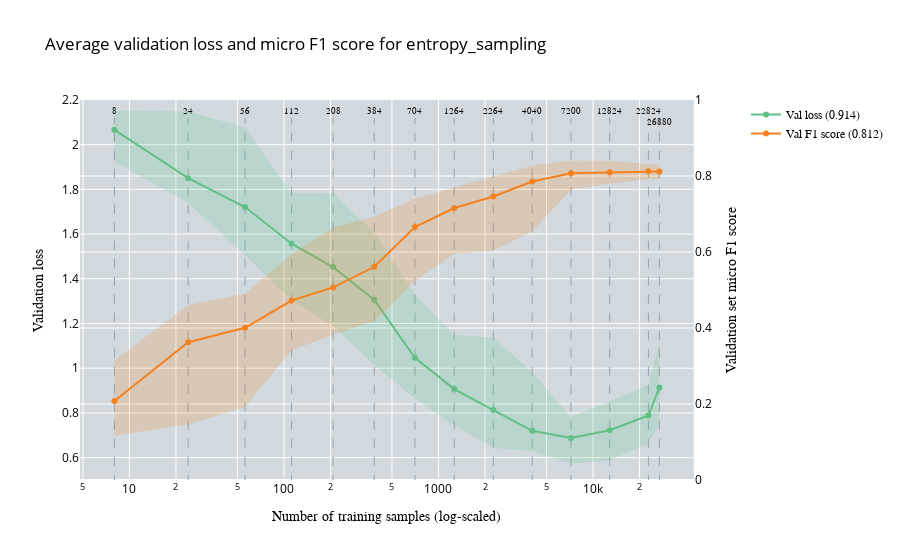
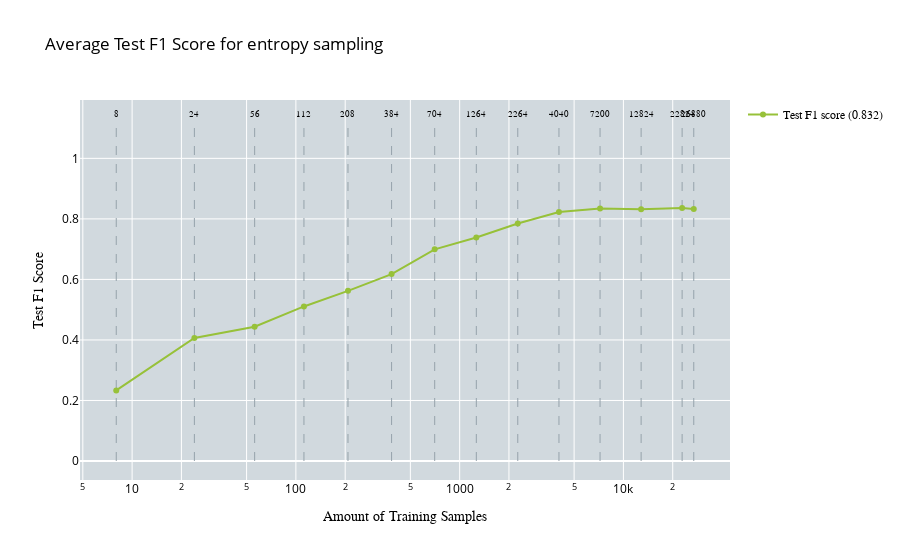

The code cell stored with these charts, in order, in its notebook:
### Code cell
import pickle
import pandas as pd
import numpy as np
import plotly.graph_objects as go
import plotly.subplots as subplots
import os

# Define the root folder
root_folder = "/home/woody/iwfa/iwfa044h/CleanLab_Test/ActiveLearningApproaches/EOD/DInoS/multiclass/AL/ES"

# Folder names for all runs
run_folders = [f"run{i}" for i in range(1, 11)]

# Define corresponding filenames
'''pickle_filenames = [f"AL_entropy_sampling_results_for_multiclass_classification_s4{i+2}.pickle" for i in range(10)]
csv_filenames = [f"training_history_s4{i+2}.csv" for i in range(10)]'''
# Define corresponding filenames
pickle_filenames = [f"AL_entropy_sampling_results_for_multiclass_classification_s{42 + i}.pickle" if i < 8 else f"AL_entropy_sampling_results_for_multiclass_classification_s{50 + (i - 8)}.pickle" for i in range(10)]
csv_filenames = [f"training_history_s{42 + i}.csv" if i < 8 else f"training_history_s{50 + (i - 8)}.csv" for i in range(10)]


# Initialize accumulators for averaging
performance_test_data_all = []
performance_all = []

# Number of samples for each iteration
no_of_samples = [8, 24, 56, 112, 208, 384, 704, 1264, 2264, 4040, 7200, 12824, 22824, 26880]

# Loop through each run folder and collect the data
for i in range(10):
    # Construct file paths
    pickle_path = os.path.join(root_folder, run_folders[i], pickle_filenames[i])
    csv_path = os.path.join(root_folder, run_folders[i], csv_filenames[i])
    
    # Print which pickle file is being loaded
    print(f"Loading pickle file for run {i+1}: {pickle_path}")
    
    # Load test F1 scores from pickle file
    with open(pickle_path, 'rb') as pickle_file:
        average_confidence_results = pickle.load(pickle_file)
        performance_test_data_all.append(average_confidence_results["test_f1_scores_micro"])
    
    # Print which CSV file is being loaded
    print(f"Loading CSV file for run {i+1}: {csv_path}")
    
    # Load CSV for validation loss and F1 scores
    df = pd.read_csv(csv_path)
    df['iteration'] = (df['epoch'] == 1).cumsum()
    
    performance = []
    for j in range(1, 15):  # Start from 2 and go up to 14 (inclusive)
        iteration_data = df[df['iteration'] == j]
        performance.append({
            'val_loss': iteration_data['valid_loss'].tolist(),
            'val_f1_score': iteration_data['valid_f1'].tolist()
        })
    
    performance_all.append(performance)

# Aggregate results
min_length = min(len(no_of_samples), *[len(perf) for perf in performance_all])
no_of_samples = no_of_samples[:min_length]

average_performance = []
for i in range(min_length):
    avg_val_loss = np.mean([run[i]['val_loss'][-1] for run in performance_all])
    avg_val_f1 = np.mean([run[i]['val_f1_score'][-1] for run in performance_all])
    average_performance.append({'val_loss': avg_val_loss, 'val_f1_score': avg_val_f1})

average_test_f1 = np.mean(performance_test_data_all, axis=0)

def plot_validation_performance(performance, no_of_samples, min_max_values, title, x_axes, y_axes, y_axes_secondary):
    fig = subplots.make_subplots(specs=[[{"secondary_y": True}]])
    fig.update_layout(plot_bgcolor='rgb(209, 217, 222)')

    # Add dashed lines for sample numbers and text labels on top of the graph
    # Add dashed lines for sample numbers and text labels on top of the graph
    samples_text = [str(f) for f in no_of_samples]
    for i, (line, label) in enumerate(zip(no_of_samples, samples_text)):
        fig.add_trace(go.Scatter(
            x=[line, line],
            y=[0, 2.12],
            mode='lines',
            line=dict(dash='dash', color='rgb(149, 162, 171)', width=1),
            showlegend=False
        ))

        # Adjust the y-position for the last value to avoid collision
        y_position = 2.13 if i < len(no_of_samples) - 1 else 2.08

        fig.add_trace(go.Scatter(
            x=[line],
            y=[y_position],
            mode='text',
            marker=dict(size=0),
            text=[label],
            textposition='top center',
            showlegend=False,
            textfont=dict(family='Arial', color='black', size=8.5)
        ))

    # Adjust the y-axis range to avoid extra space
    fig.update_yaxes(range=[0.5, 2.2], secondary_y=False)
    fig.update_yaxes(range=[0, 1], secondary_y=True)


    loss = []
    f1 = []

    for i in range(len(performance)):
        if isinstance(performance[i], dict):
            # Ensure that the keys 'val_loss' and 'val_f1_score' are present in each entry
            if "val_loss" in performance[i] and "val_f1_score" in performance[i]:
                loss.append(performance[i]["val_loss"])  # Directly collect the scalar validation loss
                f1.append(performance[i]["val_f1_score"])  # Directly collect the scalar validation F1 score
            else:
                print(f"Missing 'val_loss' or 'val_f1_score' in performance entry {i}")
        else:
            print(f"Invalid performance entry at index {i}, expected dictionary, got {type(performance[i])}")

    # Add the shaded region (fluctuation range) for validation loss
    min_val_loss, max_val_loss, min_val_f1, max_val_f1 = min_max_values
    fig.add_trace(go.Scatter(
        x=no_of_samples + no_of_samples[::-1],
        y=list(max_val_loss) + list(min_val_loss)[::-1],
        fill='toself',
        fillcolor='rgba(97, 192, 134, 0.2)',  # Add transparency
        line=dict(width=0),  # No border for shaded region
        showlegend=False  # Don't show a separate legend entry for the shaded region
    ), secondary_y=False)

    # Add the shaded region (fluctuation range) for validation F1 score
    fig.add_trace(go.Scatter(
        x=no_of_samples + no_of_samples[::-1],
        y=list(max_val_f1) + list(min_val_f1)[::-1],
        fill='toself',
        fillcolor='rgba(245, 130, 31, 0.2)',  # Add transparency
        line=dict(width=0),  # No border for shaded region
        showlegend=False  # Don't show a separate legend entry for the shaded region
    ), secondary_y=True)

    # Add traces for validation loss and validation F1 score
    fig.add_trace(go.Scatter(
        x=no_of_samples,
        y=loss,
        name=f"Val loss ({loss[-1]:.3f})",
        marker=dict(color='rgb(97,192,134)'),
        textfont=dict(family="Arial", size=11),
        line=dict(width=2)
    ), secondary_y=False)

    fig.add_trace(go.Scatter(
        x=no_of_samples,
        y=f1,
        name=f"Val F1 score ({f1[-1]:.3f})",
        marker=dict(color='rgb(245,130,31)'),
        textfont=dict(family="Arial", size=11),
        line=dict(width=2)
    ), secondary_y=True)

    fig.update_layout(
        title_text=str(title),
        legend=dict(font=dict(color='black', family="Arial")),
        title_font_color='black'
    )

    # Set the x-axis to be on a log scale
    fig.update_xaxes(
        title_text=str(x_axes),
        title_font=dict(color="black", family="Arial"),
        tickfont_color='black',
        type="log"
    )

    # Update y-axes for primary and secondary y-axes
    fig.update_yaxes(
        title_text=str(y_axes),
        title_font=dict(color="black", family="Arial"),
        tickfont_color='black',
        secondary_y=False
    )

    fig.update_yaxes(
        title_text=str(y_axes_secondary),
        title_font=dict(color="black", family="Arial"),
        tickfont_color='black',
        secondary_y=True
    )

    fig.show()

def plot_test_performance(no_of_samples, performance_test_data, title, x_axes, y_axes):
    fig = go.Figure()
    fig.update_layout(plot_bgcolor='rgb(209, 217, 222)')

    # Add dashed lines for sample numbers and text labels on top of the graph
    samples_text = [str(f) for f in no_of_samples]
    for line, label in zip(no_of_samples, samples_text):
        fig.add_trace(go.Scatter(
            x=[line, line],
            y=[0, 1.12],
            mode='lines',
            line=dict(dash='dash', color='rgb(149, 162, 171)', width=1),
            showlegend=False
        ))

        fig.add_trace(go.Scatter(
            x=[line],
            y=[1.13],
            mode='text',
            marker=dict(size=0),
            text=[label],
            textposition='top center',
            showlegend=False,
            textfont=dict(family='Arial', color='black', size=8.5)
        ))

    # Add traces for test F1 score
    fig.add_trace(go.Scatter(
        x=no_of_samples,
        y=performance_test_data,
        name=f"Test F1 score ({performance_test_data[-1]:.3f})",
        marker=dict(color='rgb(151,193,57)'),
        textfont=dict(family="Arial", size=11),
        line=dict(width=2)
    ))

    fig.update_layout(
        title_text=str(title),
        legend=dict(font=dict(color='black', family='Arial')),
        title_font_color='black'
    )

    # Set the x-axis to be on a log scale
    fig.update_xaxes(
        title_text=str(x_axes),
        title_font=dict(color="black", family="Arial"),
        tickfont_color='black',
        type="log"
    )

    # Update y-axis for test F1 score
    fig.update_yaxes(
        title_text=str(y_axes),
        title_font=dict(color="black", family="Arial"),
        tickfont_color='black'
    )

    fig.show()

# Initialize lists to store validation loss and F1 score for each run
val_loss_all = []
val_f1_all = []

# Loop through each run and collect the validation loss and F1 score
for run in performance_all:
    val_loss_run = [iteration['val_loss'][-1] for iteration in run]
    val_f1_run = [iteration['val_f1_score'][-1] for iteration in run]
    val_loss_all.append(val_loss_run)
    val_f1_all.append(val_f1_run)

# Convert to NumPy arrays for easier computation
val_loss_all = np.array(val_loss_all)
val_f1_all = np.array(val_f1_all)

# Calculate min and max values for validation loss and F1 score
min_val_loss = np.min(val_loss_all, axis=0)
max_val_loss = np.max(val_loss_all, axis=0)
min_val_f1 = np.min(val_f1_all, axis=0)
max_val_f1 = np.max(val_f1_all, axis=0)

# Assuming min_max_values for validation performance is calculated and stored in min_max_values_val
min_max_values_val = (min_val_loss, max_val_loss, min_val_f1, max_val_f1)  # Replace with actual min and max values for validation loss and F1 score

# Plot the average validation loss and F1 score (log scale x-axis)
plot_validation_performance(
    average_performance, 
    no_of_samples, 
    min_max_values_val,  # Pass the min_max_values for the shaded region
    title="Average validation loss and micro F1 score for entropy_sampling",
    x_axes="Number of training samples (log-scaled)",
    y_axes="Validation loss",
    y_axes_secondary="Validation set micro F1 score"
)


# Plot the average test F1 score (log scale x-axis)
plot_test_performance(
    no_of_samples, 
    average_test_f1,
    title="Average Test F1 Score for entropy sampling",
    x_axes="Amount of Training Samples",
    y_axes="Test F1 Score"
)

### Figure 1 — Plotly figure (JSON) as saved in the notebook; plotly's stock layout.template omitted (floating-point values rounded to 4 significant figures)
{"data": [{"line": {"color": "rgb(149, 162, 171)", "dash": "dash", "width": 1}, "mode": "lines", "showlegend": false, "type": "scatter", "x": [8, 8], "y": [0, 2.12]}, {"marker": {"size": 0}, "mode": "text", "showlegend": false, "text": ["8"], "textfont": {"color": "black", "family": "Arial", "size": 8.5}, "textposition": "top center", "type": "scatter", "x": [8], "y": [2.13]}, {"line": {"color": "rgb(149, 162, 171)", "dash": "dash", "width": 1}, "mode": "lines", "showlegend": false, "type": "scatter", "x": [24, 24], "y": [0, 2.12]}, {"marker": {"size": 0}, "mode": "text", "showlegend": false, "text": ["24"], "textfont": {"color": "black", "family": "Arial", "size": 8.5}, "textposition": "top center", "type": "scatter", "x": [24], "y": [2.13]}, {"line": {"color": "rgb(149, 162, 171)", "dash": "dash", "width": 1}, "mode": "lines", "showlegend": false, "type": "scatter", "x": [56, 56], "y": [0, 2.12]}, {"marker": {"size": 0}, "mode": "text", "showlegend": false, "text": ["56"], "textfont": {"color": "black", "family": "Arial", "size": 8.5}, "textposition": "top center", "type": "scatter", "x": [56], "y": [2.13]}, {"line": {"color": "rgb(149, 162, 171)", "dash": "dash", "width": 1}, "mode": "lines", "showlegend": false, "type": "scatter", "x": [112, 112], "y": [0, 2.12]}, {"marker": {"size": 0}, "mode": "text", "showlegend": false, "text": ["112"], "textfont": {"color": "black", "family": "Arial", "size": 8.5}, "textposition": "top center", "type": "scatter", "x": [112], "y": [2.13]}, {"line": {"color": "rgb(149, 162, 171)", "dash": "dash", "width": 1}, "mode": "lines", "showlegend": false, "type": "scatter", "x": [208, 208], "y": [0, 2.12]}, {"marker": {"size": 0}, "mode": "text", "showlegend": false, "text": ["208"], "textfont": {"color": "black", "family": "Arial", "size": 8.5}, "textposition": "top center", "type": "scatter", "x": [208], "y": [2.13]}, {"line": {"color": "rgb(149, 162, 171)", "dash": "dash", "width": 1}, "mode": "lines", "showlegend": false, "type": "scatter", "x": [384, 384], "y": [0, 2.12]}, {"marker": {"size": 0}, "mode": "text", "showlegend": false, "text": ["384"], "textfont": {"color": "black", "family": "Arial", "size": 8.5}, "textposition": "top center", "type": "scatter", "x": [384], "y": [2.13]}, {"line": {"color": "rgb(149, 162, 171)", "dash": "dash", "width": 1}, "mode": "lines", "showlegend": false, "type": "scatter", "x": [704, 704], "y": [0, 2.12]}, {"marker": {"size": 0}, "mode": "text", "showlegend": false, "text": ["704"], "textfont": {"color": "black", "family": "Arial", "size": 8.5}, "textposition": "top center", "type": "scatter", "x": [704], "y": [2.13]}, {"line": {"color": "rgb(149, 162, 171)", "dash": "dash", "width": 1}, "mode": "lines", "showlegend": false, "type": "scatter", "x": [1264, 1264], "y": [0, 2.12]}, {"marker": {"size": 0}, "mode": "text", "showlegend": false, "text": ["1264"], "textfont": {"color": "black", "family": "Arial", "size": 8.5}, "textposition": "top center", "type": "scatter", "x": [1264], "y": [2.13]}, {"line": {"color": "rgb(149, 162, 171)", "dash": "dash", "width": 1}, "mode": "lines", "showlegend": false, "type": "scatter", "x": [2264, 2264], "y": [0, 2.12]}, {"marker": {"size": 0}, "mode": "text", "showlegend": false, "text": ["2264"], "textfont": {"color": "black", "family": "Arial", "size": 8.5}, "textposition": "top center", "type": "scatter", "x": [2264], "y": [2.13]}, {"line": {"color": "rgb(149, 162, 171)", "dash": "dash", "width": 1}, "mode": "lines", "showlegend": false, "type": "scatter", "x": [4040, 4040], "y": [0, 2.12]}, {"marker": {"size": 0}, "mode": "text", "showlegend": false, "text": ["4040"], "textfont": {"color": "black", "family": "Arial", "size": 8.5}, "textposition": "top center", "type": "scatter", "x": [4040], "y": [2.13]}, {"line": {"color": "rgb(149, 162, 171)", "dash": "dash", "width": 1}, "mode": "lines", "showlegend": false, "type": "scatter", "x": [7200, 7200], "y": [0, 2.12]}, {"marker": {"size": 0}, "mode": "text", "showlegend": false, "text": ["7200"], "textfont": {"color": "black", "family": "Arial", "size": 8.5}, "textposition": "top center", "type": "scatter", "x": [7200], "y": [2.13]}, {"line": {"color": "rgb(149, 162, 171)", "dash": "dash", "width": 1}, "mode": "lines", "showlegend": false, "type": "scatter", "x": [12824, 12824], "y": [0, 2.12]}, {"marker": {"size": 0}, "mode": "text", "showlegend": false, "text": ["12824"], "textfont": {"color": "black", "family": "Arial", "size": 8.5}, "textposition": "top center", "type": "scatter", "x": [12824], "y": [2.13]}, {"line": {"color": "rgb(149, 162, 171)", "dash": "dash", "width": 1}, "mode": "lines", "showlegend": false, "type": "scatter", "x": [22824, 22824], "y": [0, 2.12]}, {"marker": {"size": 0}, "mode": "text", "showlegend": false, "text": ["22824"], "textfont": {"color": "black", "family": "Arial", "size": 8.5}, "textposition": "top center", "type": "scatter", "x": [22824], "y": [2.13]}, {"line": {"color": "rgb(149, 162, 171)", "dash": "dash", "width": 1}, "mode": "lines", "showlegend": false, "type": "scatter", "x": [26880, 26880], "y": [0, 2.12]}, {"marker": {"size": 0}, "mode": "text", "showlegend": false, "text": ["26880"], "textfont": {"color": "black", "family": "Arial", "size": 8.5}, "textposition": "top center", "type": "scatter", "x": [26880], "y": [2.08]}, {"fill": "toself", "fillcolor": "rgba(97, 192, 134, 0.2)", "line": {"width": 0}, "showlegend": false, "type": "scatter", "x": [8, 24, 56, 112, 208, 384, 704, 1264, 2264, 4040, 7200, 12824, 22824, 26880, 26880, 22824, 12824, 7200, 4040, 2264, 1264, 704, 384, 208, 112, 56, 24, 8], "xaxis": "x", "y": [2.153, 2.148, 2.077, 1.783, 1.784, 1.607, 1.331, 1.149, 1.137, 0.9815, 0.7819, 0.8508, 0.9247, 1.118, 0.7488, 0.6645, 0.5873, 0.5737, 0.63, 0.6431, 0.745, 0.8645, 1.015, 1.191, 1.304, 1.506, 1.739, 1.925], "yaxis": "y"}, {"fill": "toself", "fillcolor": "rgba(245, 130, 31, 0.2)", "line": {"width": 0}, "showlegend": false, "type": "scatter", "x": [8, 24, 56, 112, 208, 384, 704, 1264, 2264, 4040, 7200, 12824, 22824, 26880, 26880, 22824, 12824, 7200, 4040, 2264, 1264, 704, 384, 208, 112, 56, 24, 8], "xaxis": "x", "y": [0.3153, 0.4606, 0.4906, 0.5939, 0.6644, 0.6937, 0.7406, 0.77, 0.7976, 0.828, 0.8408, 0.8399, 0.8316, 0.8297, 0.792, 0.7922, 0.7799, 0.7635, 0.654, 0.6031, 0.5946, 0.5238, 0.4179, 0.3819, 0.3413, 0.192, 0.1462, 0.1165], "yaxis": "y2"}, {"line": {"width": 2}, "marker": {"color": "rgb(97,192,134)"}, "name": "Val loss (0.914)", "textfont": {"family": "Arial", "size": 11}, "type": "scatter", "x": [8, 24, 56, 112, 208, 384, 704, 1264, 2264, 4040, 7200, 12824, 22824, 26880], "xaxis": "x", "y": [2.067, 1.85, 1.721, 1.557, 1.453, 1.305, 1.047, 0.9066, 0.8126, 0.7199, 0.6881, 0.7227, 0.7883, 0.9138], "yaxis": "y"}, {"line": {"width": 2}, "marker": {"color": "rgb(245,130,31)"}, "name": "Val F1 score (0.812)", "textfont": {"family": "Arial", "size": 11}, "type": "scatter", "x": [8, 24, 56, 112, 208, 384, 704, 1264, 2264, 4040, 7200, 12824, 22824, 26880], "xaxis": "x", "y": [0.2078, 0.3627, 0.4006, 0.4723, 0.5069, 0.5611, 0.6658, 0.7159, 0.7462, 0.7853, 0.8072, 0.81, 0.8127, 0.812], "yaxis": "y2"}], "layout": {"legend": {"font": {"color": "black", "family": "Arial"}}, "plot_bgcolor": "rgb(209, 217, 222)", "title": {"font": {"color": "black"}, "text": "Average validation loss and micro F1 score for entropy_sampling"}, "xaxis": {"anchor": "y", "domain": [0, 0.94], "tickfont": {"color": "black"}, "title": {"font": {"color": "black", "family": "Arial"}, "text": "Number of training samples (log-scaled)"}, "type": "log"}, "yaxis": {"anchor": "x", "domain": [0, 1], "range": [0.5, 2.2], "tickfont": {"color": "black"}, "title": {"font": {"color": "black", "family": "Arial"}, "text": "Validation loss"}}, "yaxis2": {"anchor": "x", "overlaying": "y", "range": [0, 1], "side": "right", "tickfont": {"color": "black"}, "title": {"font": {"color": "black", "family": "Arial"}, "text": "Validation set micro F1 score"}}}}

### Figure 2 — Plotly figure (JSON) as saved in the notebook; plotly's stock layout.template omitted (floating-point values rounded to 4 significant figures)
{"data": [{"line": {"color": "rgb(149, 162, 171)", "dash": "dash", "width": 1}, "mode": "lines", "showlegend": false, "type": "scatter", "x": [8, 8], "y": [0, 1.12]}, {"marker": {"size": 0}, "mode": "text", "showlegend": false, "text": ["8"], "textfont": {"color": "black", "family": "Arial", "size": 8.5}, "textposition": "top center", "type": "scatter", "x": [8], "y": [1.13]}, {"line": {"color": "rgb(149, 162, 171)", "dash": "dash", "width": 1}, "mode": "lines", "showlegend": false, "type": "scatter", "x": [24, 24], "y": [0, 1.12]}, {"marker": {"size": 0}, "mode": "text", "showlegend": false, "text": ["24"], "textfont": {"color": "black", "family": "Arial", "size": 8.5}, "textposition": "top center", "type": "scatter", "x": [24], "y": [1.13]}, {"line": {"color": "rgb(149, 162, 171)", "dash": "dash", "width": 1}, "mode": "lines", "showlegend": false, "type": "scatter", "x": [56, 56], "y": [0, 1.12]}, {"marker": {"size": 0}, "mode": "text", "showlegend": false, "text": ["56"], "textfont": {"color": "black", "family": "Arial", "size": 8.5}, "textposition": "top center", "type": "scatter", "x": [56], "y": [1.13]}, {"line": {"color": "rgb(149, 162, 171)", "dash": "dash", "width": 1}, "mode": "lines", "showlegend": false, "type": "scatter", "x": [112, 112], "y": [0, 1.12]}, {"marker": {"size": 0}, "mode": "text", "showlegend": false, "text": ["112"], "textfont": {"color": "black", "family": "Arial", "size": 8.5}, "textposition": "top center", "type": "scatter", "x": [112], "y": [1.13]}, {"line": {"color": "rgb(149, 162, 171)", "dash": "dash", "width": 1}, "mode": "lines", "showlegend": false, "type": "scatter", "x": [208, 208], "y": [0, 1.12]}, {"marker": {"size": 0}, "mode": "text", "showlegend": false, "text": ["208"], "textfont": {"color": "black", "family": "Arial", "size": 8.5}, "textposition": "top center", "type": "scatter", "x": [208], "y": [1.13]}, {"line": {"color": "rgb(149, 162, 171)", "dash": "dash", "width": 1}, "mode": "lines", "showlegend": false, "type": "scatter", "x": [384, 384], "y": [0, 1.12]}, {"marker": {"size": 0}, "mode": "text", "showlegend": false, "text": ["384"], "textfont": {"color": "black", "family": "Arial", "size": 8.5}, "textposition": "top center", "type": "scatter", "x": [384], "y": [1.13]}, {"line": {"color": "rgb(149, 162, 171)", "dash": "dash", "width": 1}, "mode": "lines", "showlegend": false, "type": "scatter", "x": [704, 704], "y": [0, 1.12]}, {"marker": {"size": 0}, "mode": "text", "showlegend": false, "text": ["704"], "textfont": {"color": "black", "family": "Arial", "size": 8.5}, "textposition": "top center", "type": "scatter", "x": [704], "y": [1.13]}, {"line": {"color": "rgb(149, 162, 171)", "dash": "dash", "width": 1}, "mode": "lines", "showlegend": false, "type": "scatter", "x": [1264, 1264], "y": [0, 1.12]}, {"marker": {"size": 0}, "mode": "text", "showlegend": false, "text": ["1264"], "textfont": {"color": "black", "family": "Arial", "size": 8.5}, "textposition": "top center", "type": "scatter", "x": [1264], "y": [1.13]}, {"line": {"color": "rgb(149, 162, 171)", "dash": "dash", "width": 1}, "mode": "lines", "showlegend": false, "type": "scatter", "x": [2264, 2264], "y": [0, 1.12]}, {"marker": {"size": 0}, "mode": "text", "showlegend": false, "text": ["2264"], "textfont": {"color": "black", "family": "Arial", "size": 8.5}, "textposition": "top center", "type": "scatter", "x": [2264], "y": [1.13]}, {"line": {"color": "rgb(149, 162, 171)", "dash": "dash", "width": 1}, "mode": "lines", "showlegend": false, "type": "scatter", "x": [4040, 4040], "y": [0, 1.12]}, {"marker": {"size": 0}, "mode": "text", "showlegend": false, "text": ["4040"], "textfont": {"color": "black", "family": "Arial", "size": 8.5}, "textposition": "top center", "type": "scatter", "x": [4040], "y": [1.13]}, {"line": {"color": "rgb(149, 162, 171)", "dash": "dash", "width": 1}, "mode": "lines", "showlegend": false, "type": "scatter", "x": [7200, 7200], "y": [0, 1.12]}, {"marker": {"size": 0}, "mode": "text", "showlegend": false, "text": ["7200"], "textfont": {"color": "black", "family": "Arial", "size": 8.5}, "textposition": "top center", "type": "scatter", "x": [7200], "y": [1.13]}, {"line": {"color": "rgb(149, 162, 171)", "dash": "dash", "width": 1}, "mode": "lines", "showlegend": false, "type": "scatter", "x": [12824, 12824], "y": [0, 1.12]}, {"marker": {"size": 0}, "mode": "text", "showlegend": false, "text": ["12824"], "textfont": {"color": "black", "family": "Arial", "size": 8.5}, "textposition": "top center", "type": "scatter", "x": [12824], "y": [1.13]}, {"line": {"color": "rgb(149, 162, 171)", "dash": "dash", "width": 1}, "mode": "lines", "showlegend": false, "type": "scatter", "x": [22824, 22824], "y": [0, 1.12]}, {"marker": {"size": 0}, "mode": "text", "showlegend": false, "text": ["22824"], "textfont": {"color": "black", "family": "Arial", "size": 8.5}, "textposition": "top center", "type": "scatter", "x": [22824], "y": [1.13]}, {"line": {"color": "rgb(149, 162, 171)", "dash": "dash", "width": 1}, "mode": "lines", "showlegend": false, "type": "scatter", "x": [26880, 26880], "y": [0, 1.12]}, {"marker": {"size": 0}, "mode": "text", "showlegend": false, "text": ["26880"], "textfont": {"color": "black", "family": "Arial", "size": 8.5}, "textposition": "top center", "type": "scatter", "x": [26880], "y": [1.13]}, {"line": {"width": 2}, "marker": {"color": "rgb(151,193,57)"}, "name": "Test F1 score (0.832)", "textfont": {"family": "Arial", "size": 11}, "type": "scatter", "x": [8, 24, 56, 112, 208, 384, 704, 1264, 2264, 4040, 7200, 12824, 22824, 26880], "y": [0.2332, 0.4065, 0.4434, 0.5107, 0.5622, 0.6175, 0.6993, 0.7384, 0.7848, 0.8224, 0.8343, 0.832, 0.836, 0.8322]}], "layout": {"legend": {"font": {"color": "black", "family": "Arial"}}, "plot_bgcolor": "rgb(209, 217, 222)", "title": {"font": {"color": "black"}, "text": "Average Test F1 Score for entropy sampling"}, "xaxis": {"tickfont": {"color": "black"}, "title": {"font": {"color": "black", "family": "Arial"}, "text": "Amount of Training Samples"}, "type": "log"}, "yaxis": {"tickfont": {"color": "black"}, "title": {"font": {"color": "black", "family": "Arial"}, "text": "Test F1 Score"}}}}
